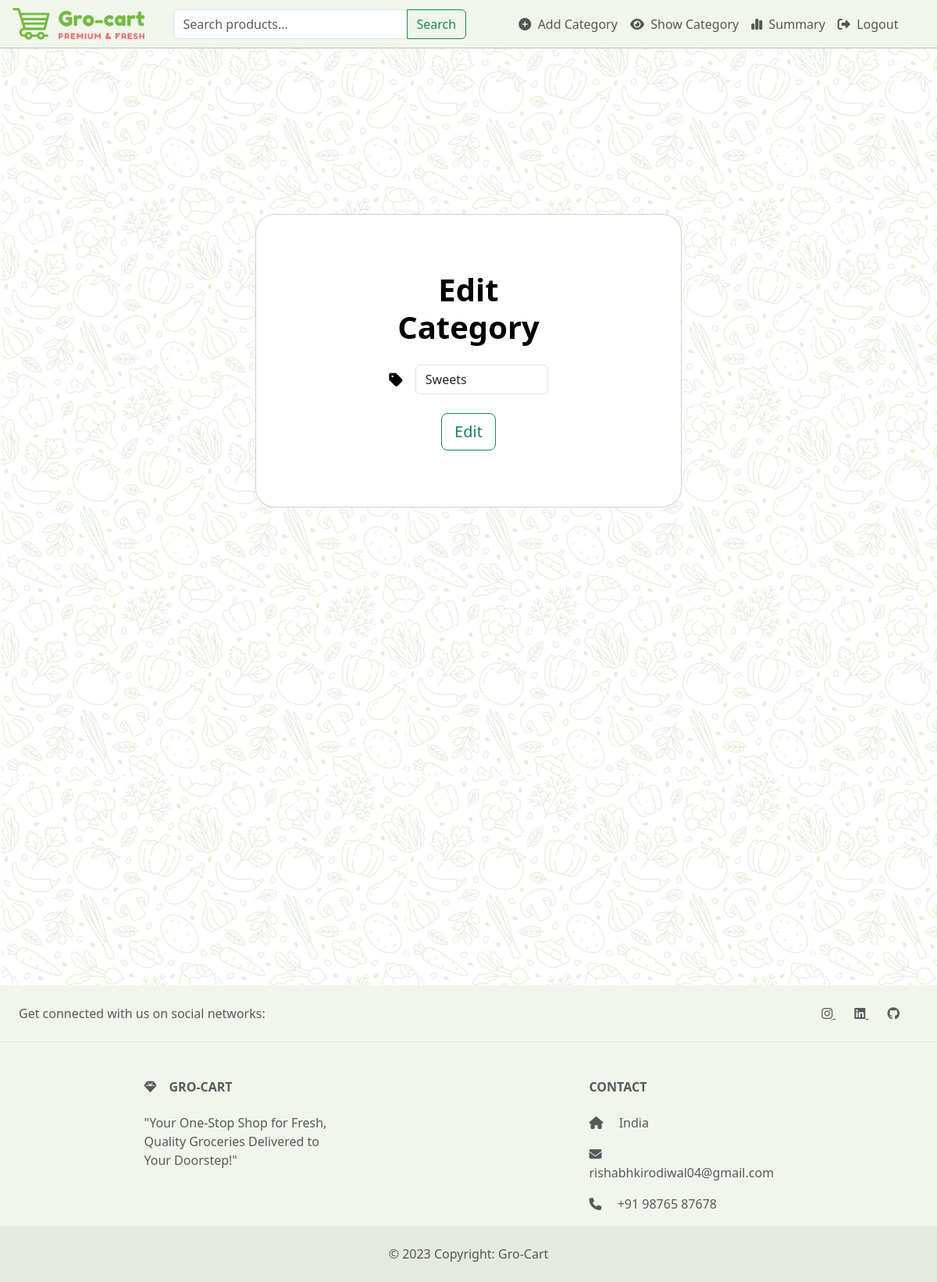
Before: /edit-category/2 (signed in) with the older database file.
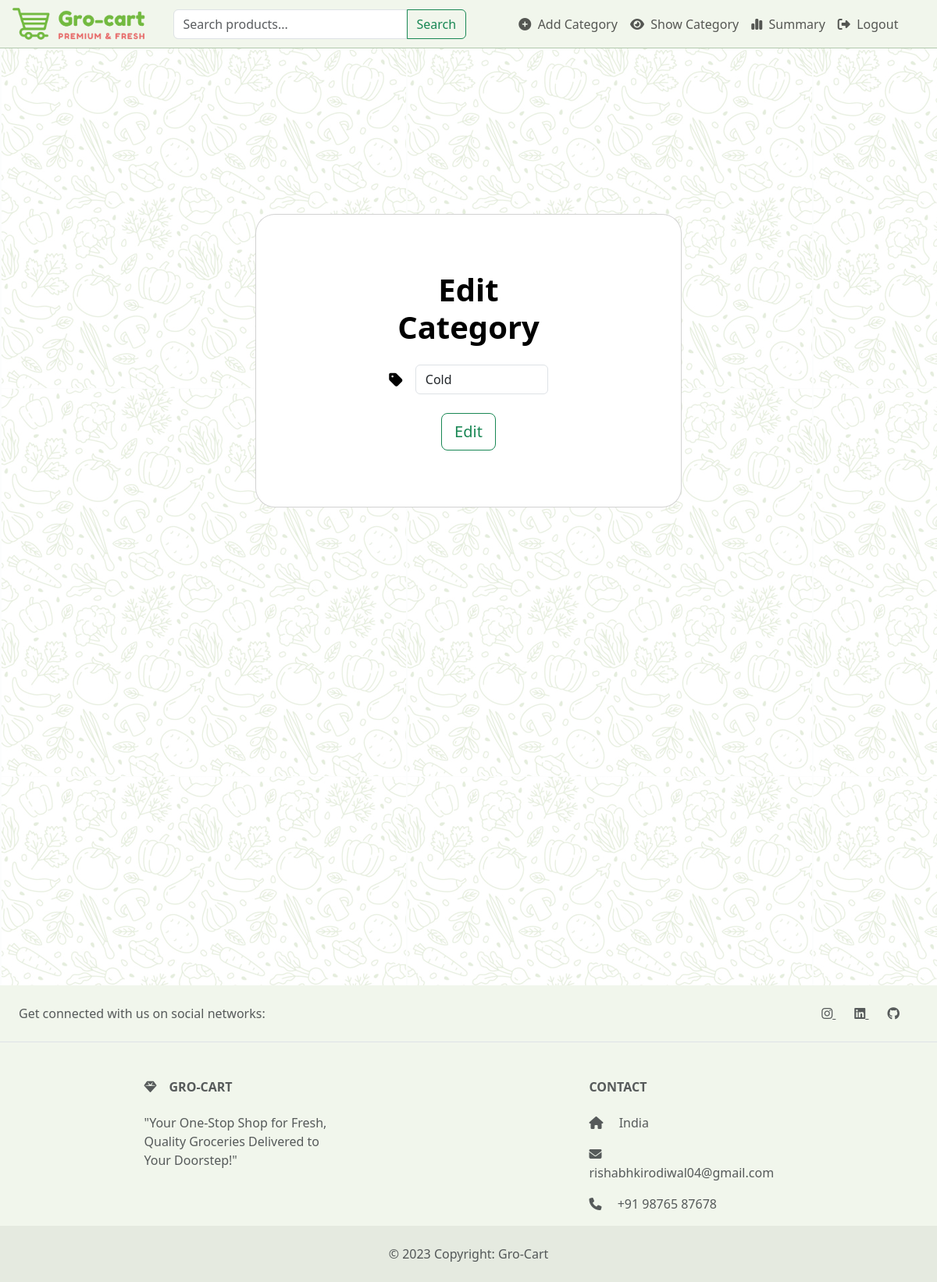
After: the same page with the newer database file.
### models.py (models this page shows)
class Category(db.Model):
    id = db.Column(db.Integer, primary_key=True)
    name = db.Column(db.String(150), unique=True)
    products = db.relationship('Product', backref='category', lazy=True)

### app.py (the view, shortened to what this page needs)
@app.route('/edit-category/<int:category_id>', methods=['GET', 'POST'])
@login_required
def edit_category(category_id):
    category = Category.query.get_or_404(category_id)
    if not current_user.is_admin:
        flash('You do not have permission to access this page.', 'warning')
        return redirect(url_for('dashboard'))
    return render_template('edit_category.html', user=current_user, category=category)

### app.py (called while the page is built)
@login_manager.user_loader
def load_user(id):
    return User.query.get(int(id))

### templates/edit_category.html
{% extends "base.html" %}
{% block content %}
<section class="vh-100" >
    <div class="container h-100">
      <div class="row d-flex justify-content-center align-items-center h-100">
        <div class="col-lg-8 col-xl-6">
          <div class="card text-black" style="border-radius: 25px;">
            <div class="card-body p-md-5">
              <div class="row justify-content-center">
                <div class="col-md-12 col-lg-8 col-xl-7 order-2 order-lg-1">
                  <p class="text-center h1 fw-bold mt-4 mb-4">Edit Category</p>
                  <form class="mx-1 mx-md-4" method="POST" action="{{url_for('edit_category',category_id=category.id)}}">
                    <div class="d-flex flex-row align-items-center mb-4">
                      <i class="fas fa-tag fa-lg me-3 fa-fw"></i>
                      <div class="form-outline flex-fill mb-0">
                        <input type="text"  name="name" placeholder="Category name " value={{category.name}} class="form-control" />
                      </div>
                    </div>
                    <div class="d-flex justify-content-center mx-4 mb-3 mb-lg-4">
                      <button type="Submit"   class="btn btn-outline-success btn-lg">Edit</button>
                    </div>
                  </form>
                </div>
              </div>
            </div>
          </div>
        </div>
      </div>
    </div>
  </section>
  {% endblock %}

Changed rows visible on the page:
no longer on this page (row edited): Category: name "Sweets"
Other visible differences:
form field name: (not shown) → "Cold"
